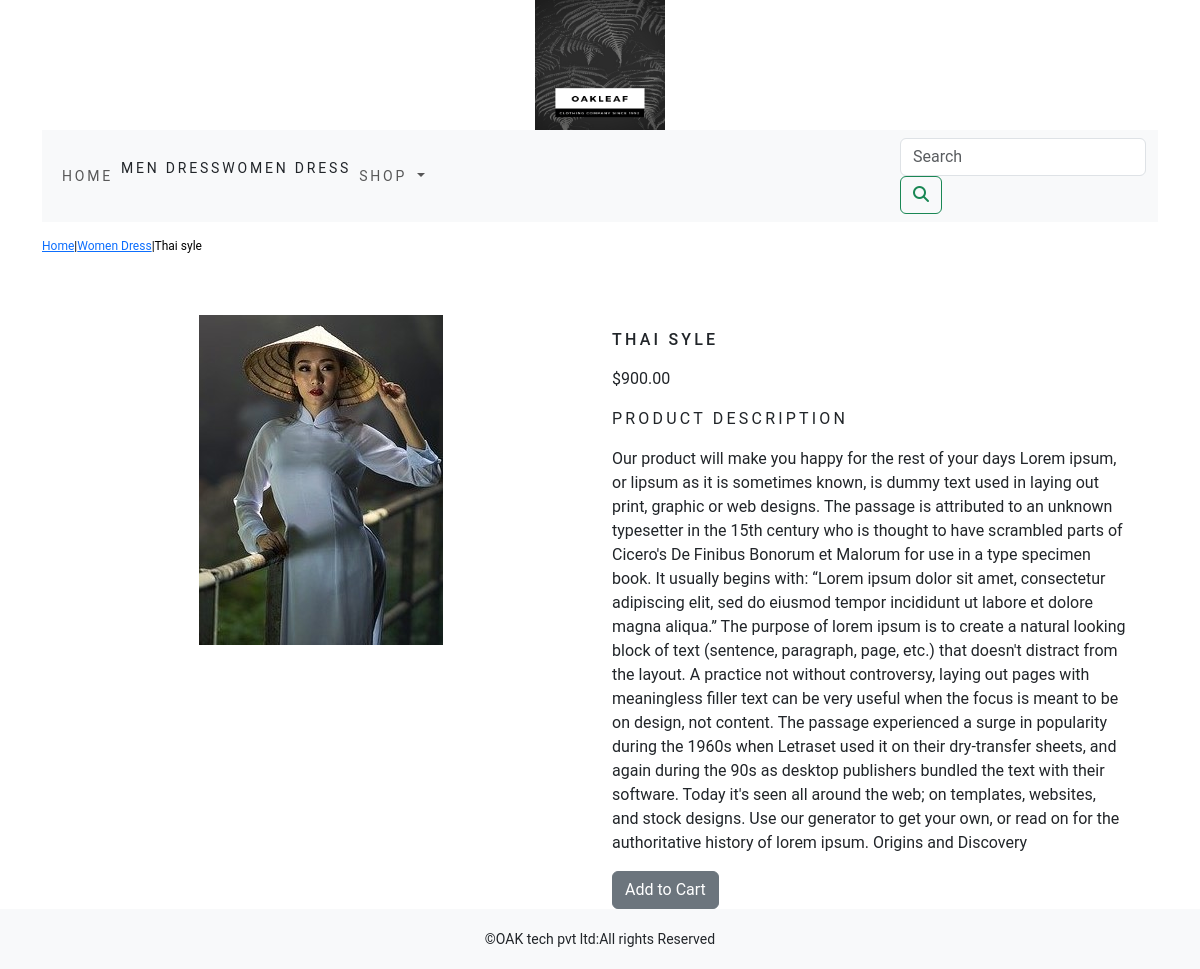
The page //women-dress/thai-syle/ on the database its author committed.
### shop/models.py (models this page shows, shortened)
class  Category(models.Model):
    name=models.CharField(max_length=100,unique=True)
    slug=models.SlugField(max_length=350,unique=True)
    description=models.TextField(blank=True)
    image=models.ImageField(upload_to='category',blank=True)
    class Meta:
        ordering=('name',)
        verbose_name='category'
        verbose_name_plural='categories'
    def get_url(self):
        return reverse('shop:product_by_category',args=[self.slug])
    def __str__(self):
        return '{}'.format(self.name)

class Product(models.Model):
    name=models.CharField(max_length=100,unique=True)
    slug=models.SlugField(max_length=300,unique=True)
    description=models.TextField(blank=True)
    price=models.DecimalField(max_digits=10,decimal_places=2)
    category=models.ForeignKey(Category,on_delete=models.CASCADE)
    image=models.ImageField(upload_to='product',blank=True)
    stock=models.IntegerField()
    available=models.BooleanField(default=True)
    created=models.DateTimeField(auto_now_add=True)
    updated=models.DateTimeField(auto_now=True)
    class Meta:
        ordering=('name',)
        verbose_name='product'
        verbose_name_plural='products'

### shop/views.py (the view)
# urls.py: path('/<slug:c_slug>/<slug:product_slug>/',views.proDetail,name='prodCatdetail'),
def proDetail(request,c_slug,product_slug):
    try:
        product=Product.objects.get(category__slug=c_slug,slug=product_slug)
    except Exception as e:
        raise e
    return render(request,'product.html',{'product':product})

### cart/context_processors.py (called while the page is built)
def counter(request):
    item_count=0
    if 'admin' in request.path:
        return {}
    else:
        try:
            cart=Cart.objects.filter(cart_id=_cart_id(request))
            cart_items=CartItem.objects.all().filter(cart=cart[:1])
            for cart_item in cart_items:
                item_count += cart_item.quantity
        except Cart.DoesNotExist:
            item_count =0
    return dict(item_count=item_count)

### cart/views.py (called while the page is built)
def _cart_id(request):
    cart=request.session.session_key
    if not cart:
        cart=request.session.create()
    return cart

### shop/context_processors.py (called while the page is built)
def menu_links(request):
    links=Category.objects.all()
    return dict(links=links)

### templates/product.html (shortened to what this page needs)
{% extends 'base.html' %}
{% load static %}
{% block content %}
<div class="row my_prod_row_class">
    <div class="mx_auto">
        <p> <a href="{% url 'shop:allProdCat' %}"> Home</a>|<a href="{{product.category.get_url}}">{{product.category}}</a>|{{product.name}}</p>
    </div>
</div>
<div class="container">
    <br>
<div class="row">
    <div class="col-12 col-sm-12 col-md-12 col-lg-6 text-center">
        <div style="min-width:18rem">
            <img src="{{product.image.url}}" alt="{{product.name}}">
        </div>
    </div>
               <div class="col-12 col-md-12 col-sm-12 col-lg-6">
                   <div>
            <h3 class="my_prod_title"> {{product.name}} </h3>
            <p> ${{product.price}} </p>
            <p class="my_title" > Product Description </p>
            <p class="text-justify my_prod_text"> {{product.description}} </p>
            {%  if product.stock <= 0 %}
            <p class="text-justify my_prod_text"><b>Out of Stock</b></p>
            {% else %}
            <a class="btn btn-secondary" href="{% url 'cart:add_cart' product.id %}"> Add to Cart</a>
            {% endif %}
            </div>
        </div>
    </div>
</div>
</div>
{% endblock %}

### templates/navbar.html (shortened to what this page needs)
<nav class="navbar navbar-expand-lg navbar-light bg-light">
  <div class="container-fluid">
    <div class="collapse navbar-collapse" id="navbarSupportedContent">
      <ul class="navbar-nav me-auto mb-2 mb-lg-0">
        <li class="nav-item">
          <a class="nav-link"  href="{% url 'shop:allProdCat' %}">Home</a>
        </li>
        <li class="nav-item">
             {% for cat in links %}
            <li><a class="dropdown-item" href="{{cat.get_url}}">{{cat.name}}</a></li>
               {% endfor %}
         <li class="nav-item dropdown {% if 'shop' in request.path %} active {% endif %}">
          <a class="nav-link dropdown-toggle" href="#" id="navbarDropdown" role="button" data-bs-toggle="dropdown" aria-expanded="false">
            Shop
          </a>
        </li>
      </ul>
       <form class="form-inline my-2 my-lg-0" action="{% url 'search_app:SearchResult' %}" method="GET">
      <input class="form-control mr-sm-2" type="search" placeholder="Search" name="q" aria-label="Search">
      <button class="btn btn-outline-success my-2 my-sm-0" type="submit"><i class="fa fa-search" ></i></button>
    </form>
    </div>
  </div>
</nav>

### static/css/custom.css (style rules this page uses)
body { font-family: 'Roboto', sans-serif; }
.nav-item { letter-spacing : .2em; font-size :14px; text-transform :uppercase; }
.dropdown-item { letter-spacing :.2em; font-size :14px; text-transform :uppercase; }
.my_title { font-size:16px; text-transform:uppercase; letter-spacing:.2em; }
.my_prod_row_class { padding-top:15px; padding-bottom:20px; }
.my_prod_row_class .mx_auto { color:#000; font-size:12px; text-decoration:none; }
.my_prod_title { font-size:16px; text-transform:uppercase; letter-spacing:.2em; padding-top:15px; padding-bottom:10px; }
.my_prod_text { padding-right:20px; }

### rows shown on the page
Category: name "MEN DRESS"
Category: name "WOMEN DRESS"
Product: category "Women Dress", name "Thai syle", image (picture), name "THAI SYLE", price "900.00", description "Our product will make you happy for the rest of your days Lorem ipsum, or lipsum as it is sometimes known, is dummy text used in laying out print, graphic or web designs. The passage is attributed to an unknown typesetter in the 15th century who is thought to have scrambled parts of Cicero's De Finibus Bonorum et Malorum for use in a type specimen book. It usually begins with: “Lorem ipsum dolor sit amet, consectetur adipiscing elit, sed do eiusmod tempor incididunt ut labore et dolore magna aliqua.” The purpose of lorem ipsum is to create a natural looking block of text (sentence, paragraph, page, etc.) that doesn't distract from the layout. A practice not without controversy, laying out…"
